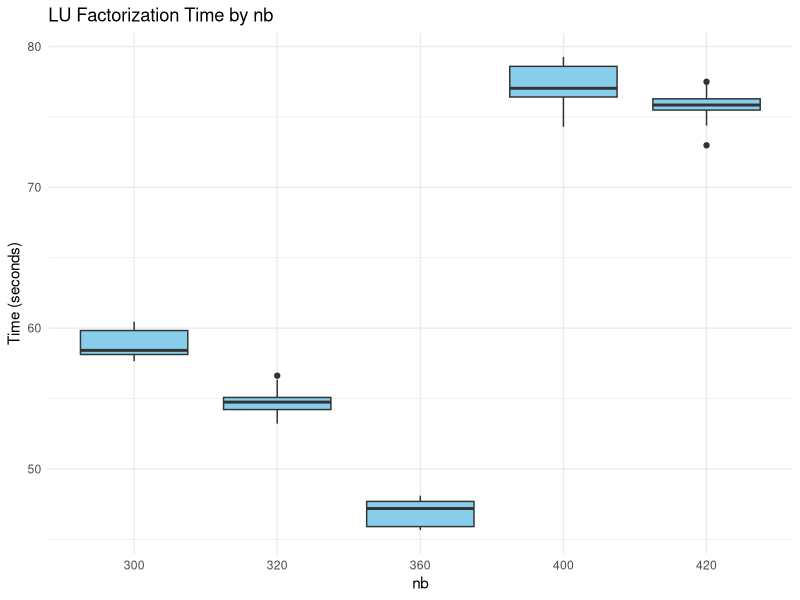

The R script that drew this image:
library(ggplot2)
data <- read.csv("./data/block-def.csv", sep = ";")
ggplot(data, aes(x = factor(nb), y = time)) +
  geom_boxplot(fill = "skyblue") +
  labs(title = "LU Factorization Time by nb",
       x = "nb",
       y = "Time (seconds)") +
  theme_minimal()

